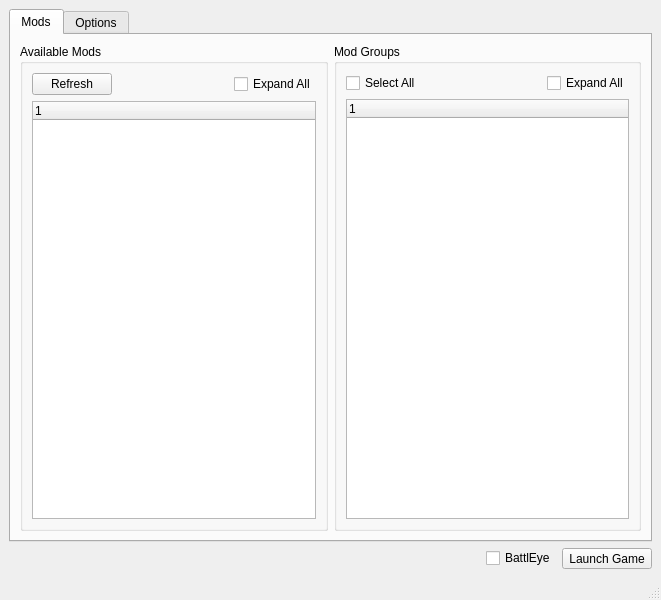
<?xml version="1.0" encoding="UTF-8"?>
<ui version="4.0">
 <class>MainWindow</class>
 <widget class="QMainWindow" name="MainWindow">
  <property name="geometry">
   <rect>
    <x>0</x>
    <y>0</y>
    <width>661</width>
    <height>600</height>
   </rect>
  </property>
  <property name="windowTitle">
   <string>MainWindow</string>
  </property>
  <widget class="QWidget" name="centralwidget">
   <layout class="QVBoxLayout" name="verticalLayout_4">
    <item>
     <widget class="QTabWidget" name="tabWidget">
      <property name="currentIndex">
       <number>0</number>
      </property>
      <widget class="QWidget" name="modsTab">
       <attribute name="title">
        <string>Mods</string>
       </attribute>
       <layout class="QHBoxLayout" name="horizontalLayout_3">
        <item>
         <widget class="QGroupBox" name="availableModsGroupBox">
          <property name="title">
           <string>Available Mods</string>
          </property>
          <layout class="QVBoxLayout" name="verticalLayout_5">
           <item>
            <layout class="QHBoxLayout" name="horizontalLayout_4">
             <item>
              <widget class="QPushButton" name="refreshModsPushButton">
               <property name="text">
                <string>Refresh</string>
               </property>
              </widget>
             </item>
             <item>
              <spacer name="horizontalSpacer_2">
               <property name="orientation">
                <enum>Qt::Horizontal</enum>
               </property>
               <property name="sizeHint" stdset="0">
                <size>
                 <width>40</width>
                 <height>20</height>
                </size>
               </property>
              </spacer>
             </item>
             <item>
              <widget class="QCheckBox" name="availableModsExpandAllCheckBox">
               <property name="text">
                <string>Expand All</string>
               </property>
              </widget>
             </item>
            </layout>
           </item>
           <item>
            <widget class="AvailableModsTreeWidget" name="availableModsTreeWidget">
             <property name="dragEnabled">
              <bool>false</bool>
             </property>
             <property name="dragDropMode">
              <enum>QAbstractItemView::NoDragDrop</enum>
             </property>
             <column>
              <property name="text">
               <string notr="true">1</string>
              </property>
             </column>
            </widget>
           </item>
          </layout>
         </widget>
        </item>
        <item>
         <widget class="QGroupBox" name="modGroupsGroupBox">
          <property name="title">
           <string>Mod Groups</string>
          </property>
          <layout class="QVBoxLayout" name="verticalLayout_6">
           <item>
            <layout class="QHBoxLayout" name="horizontalLayout_5">
             <item>
              <widget class="QCheckBox" name="modGroupsSelectAllCheckBox">
               <property name="text">
                <string>Select All</string>
               </property>
              </widget>
             </item>
             <item>
              <spacer name="horizontalSpacer_3">
               <property name="orientation">
                <enum>Qt::Horizontal</enum>
               </property>
               <property name="sizeHint" stdset="0">
                <size>
                 <width>40</width>
                 <height>20</height>
                </size>
               </property>
              </spacer>
             </item>
             <item>
              <widget class="QCheckBox" name="modGroupsExpandAllCheckBox">
               <property name="text">
                <string>Expand All</string>
               </property>
              </widget>
             </item>
            </layout>
           </item>
           <item>
            <widget class="ModGroupsTreeWidget" name="modGroupsTreeWidget">
             <property name="dragEnabled">
              <bool>false</bool>
             </property>
             <property name="dragDropMode">
              <enum>QAbstractItemView::NoDragDrop</enum>
             </property>
             <column>
              <property name="text">
               <string notr="true">1</string>
              </property>
             </column>
            </widget>
           </item>
          </layout>
         </widget>
        </item>
       </layout>
      </widget>
      <widget class="QWidget" name="optionsTab">
       <attribute name="title">
        <string>Options</string>
       </attribute>
       <layout class="QVBoxLayout" name="verticalLayout_10">
        <item>
         <widget class="QGroupBox" name="arma3FolderGroupBox">
          <property name="title">
           <string>Arma 3 Folder</string>
          </property>
          <layout class="QHBoxLayout" name="horizontalLayout_9">
           <item>
            <widget class="QLineEdit" name="arma3FolderLineEdit"/>
           </item>
           <item>
            <widget class="QPushButton" name="arma3FolderAutoDetectPushButton">
             <property name="text">
              <string>Auto Detect</string>
             </property>
            </widget>
           </item>
           <item>
            <widget class="QPushButton" name="arma3FolderBrowsePushButton">
             <property name="text">
              <string>Browse</string>
             </property>
            </widget>
           </item>
          </layout>
         </widget>
        </item>
        <item>
         <layout class="QHBoxLayout" name="horizontalLayout_6">
          <item>
           <widget class="QGroupBox" name="parametersGroupBox">
            <property name="title">
             <string>Parameters</string>
            </property>
            <layout class="QVBoxLayout" name="verticalLayout_7">
             <item>
              <widget class="QCheckBox" name="skipIntroCheckBox">
               <property name="text">
                <string>Skip Intro</string>
               </property>
              </widget>
             </item>
             <item>
              <widget class="QCheckBox" name="noSplashCheckBox">
               <property name="text">
                <string>No Splash</string>
               </property>
              </widget>
             </item>
             <item>
              <widget class="QCheckBox" name="windowCheckBox">
               <property name="text">
                <string>Window Mode</string>
               </property>
              </widget>
             </item>
             <item>
              <widget class="QCheckBox" name="filePatchingCheckBox">
               <property name="text">
                <string>File Patching</string>
               </property>
              </widget>
             </item>
             <item>
              <widget class="QCheckBox" name="noLogsCheckBox">
               <property name="text">
                <string>No Logs</string>
               </property>
              </widget>
             </item>
             <item>
              <widget class="QCheckBox" name="emptyWorldCheckBox">
               <property name="text">
                <string>Empty World</string>
               </property>
              </widget>
             </item>
             <item>
              <widget class="QCheckBox" name="showScriptErrorsCheckBox">
               <property name="text">
                <string>Show Script Errors</string>
               </property>
              </widget>
             </item>
             <item>
              <spacer name="verticalSpacer">
               <property name="orientation">
                <enum>Qt::Vertical</enum>
               </property>
               <property name="sizeHint" stdset="0">
                <size>
                 <width>20</width>
                 <height>40</height>
                </size>
               </property>
              </spacer>
             </item>
            </layout>
           </widget>
          </item>
          <item>
           <widget class="QGroupBox" name="additionalParametersGroupBox">
            <property name="title">
             <string>Additional Parameters</string>
            </property>
            <layout class="QVBoxLayout" name="verticalLayout_8">
             <item>
              <widget class="QListWidget" name="additionalParametersListWidget"/>
             </item>
             <item>
              <layout class="QHBoxLayout" name="horizontalLayout_7">
               <item>
                <spacer name="horizontalSpacer_4">
                 <property name="orientation">
                  <enum>Qt::Horizontal</enum>
                 </property>
                 <property name="sizeHint" stdset="0">
                  <size>
                   <width>40</width>
                   <height>20</height>
                  </size>
                 </property>
                </spacer>
               </item>
               <item>
                <widget class="QPushButton" name="additionalParametersAddPushButton">
                 <property name="text">
                  <string>Add</string>
                 </property>
                </widget>
               </item>
              </layout>
             </item>
            </layout>
           </widget>
          </item>
         </layout>
        </item>
        <item>
         <widget class="QGroupBox" name="modFoldersGroupBox">
          <property name="title">
           <string>Mod Folders</string>
          </property>
          <layout class="QVBoxLayout" name="verticalLayout_9">
           <item>
            <widget class="QListWidget" name="modFoldersListWidget"/>
           </item>
           <item>
            <layout class="QHBoxLayout" name="horizontalLayout_8">
             <item>
              <spacer name="horizontalSpacer_5">
               <property name="orientation">
                <enum>Qt::Horizontal</enum>
               </property>
               <property name="sizeHint" stdset="0">
                <size>
                 <width>40</width>
                 <height>20</height>
                </size>
               </property>
              </spacer>
             </item>
             <item>
              <widget class="QPushButton" name="modFoldersAddPushButton">
               <property name="text">
                <string>Add</string>
               </property>
              </widget>
             </item>
            </layout>
           </item>
          </layout>
         </widget>
        </item>
       </layout>
      </widget>
     </widget>
    </item>
    <item>
     <layout class="QHBoxLayout" name="horizontalLayout_2">
      <item>
       <spacer name="horizontalSpacer">
        <property name="orientation">
         <enum>Qt::Horizontal</enum>
        </property>
        <property name="sizeHint" stdset="0">
         <size>
          <width>40</width>
          <height>20</height>
         </size>
        </property>
       </spacer>
      </item>
      <item>
       <widget class="QCheckBox" name="battleyeCheckBox">
        <property name="text">
         <string>BattlEye</string>
        </property>
       </widget>
      </item>
      <item>
       <widget class="QToolButton" name="launchGameToolButton">
        <property name="text">
         <string>Launch Game</string>
        </property>
       </widget>
      </item>
     </layout>
    </item>
   </layout>
  </widget>
  <widget class="QStatusBar" name="statusbar"/>
  <widget class="QMenuBar" name="menubar">
   <property name="geometry">
    <rect>
     <x>0</x>
     <y>0</y>
     <width>661</width>
     <height>22</height>
    </rect>
   </property>
  </widget>
 </widget>
 <customwidgets>
  <customwidget>
   <class>ModGroupsTreeWidget</class>
   <extends>QTreeWidget</extends>
   <header>modgroupstreewidget.h</header>
  </customwidget>
  <customwidget>
   <class>AvailableModsTreeWidget</class>
   <extends>QTreeWidget</extends>
   <header>availablemodstreewidget.h</header>
  </customwidget>
 </customwidgets>
 <resources/>
 <connections/>
</ui>
